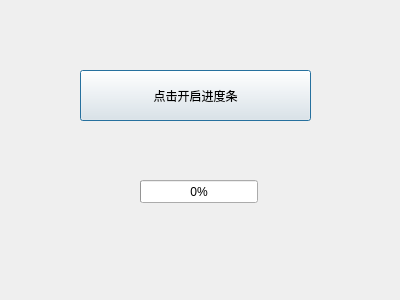
<?xml version="1.0" encoding="UTF-8"?>
<ui version="4.0">
 <class>ProgressBar</class>
 <widget class="QDialog" name="ProgressBar">
  <property name="geometry">
   <rect>
    <x>0</x>
    <y>0</y>
    <width>400</width>
    <height>300</height>
   </rect>
  </property>
  <property name="windowTitle">
   <string>ProgressBar</string>
  </property>
  <widget class="QPushButton" name="startButton">
   <property name="geometry">
    <rect>
     <x>80</x>
     <y>70</y>
     <width>231</width>
     <height>51</height>
    </rect>
   </property>
   <property name="text">
    <string>点击开启进度条</string>
   </property>
  </widget>
  <widget class="QProgressBar" name="progressBar">
   <property name="geometry">
    <rect>
     <x>140</x>
     <y>180</y>
     <width>118</width>
     <height>23</height>
    </rect>
   </property>
   <property name="value">
    <number>0</number>
   </property>
  </widget>
 </widget>
 <layoutdefault spacing="6" margin="11"/>
 <resources/>
 <connections/>
</ui>
